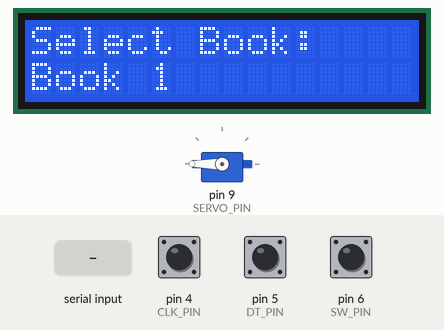
Recording of a sketch running on a simulated Arduino Uno, built with avr-gcc and run on an emulated ATmega328P. On the bench: 16×2 character LCD, servo. The test bench sets the inputs (shaded band); at power-on: pin 6 (SW_PIN) HIGH, pin 4 (CLK_PIN) HIGH, pin 5 (DT_PIN) HIGH. What the sketch prints to the serial monitor is not drawn.

Above: at 1.3 s.
1.4 s: "F1\n" received over the second serial link
At 2.5 s:
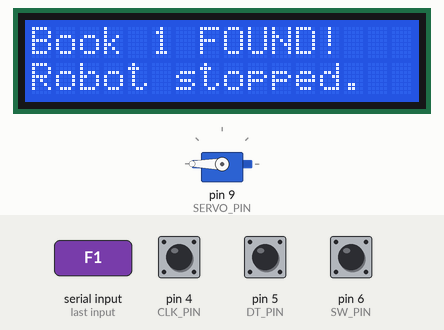
4.4 s: pin 6 (SW_PIN) pulled LOW for 3.2 s
At 7.1 s:
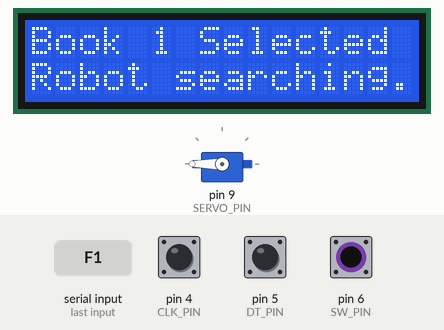
9.1 s: "A1\n" received over the second serial link
At 9.9 s:
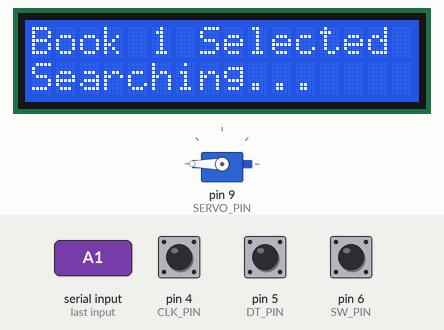
10.6 s: "N\n" received over the second serial link
At 11.1 s:
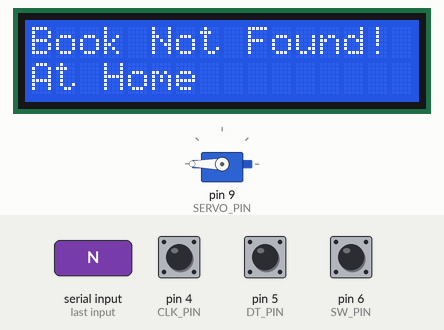
13.6 s: "F,45\n" received over the second serial link
At 16.4 s:
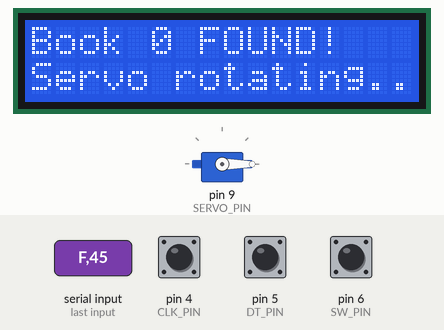
16.6 s: "A,45\n" received over the second serial link
At 19.6 s:
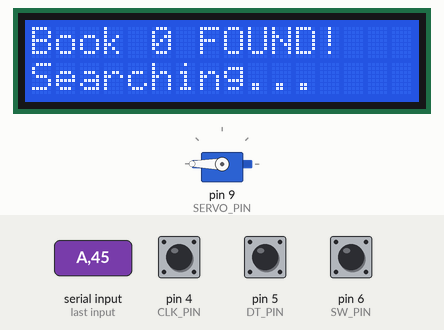
Timing chart, 0 to 20.6 s (numbered marks = the images above; inputs shaded):
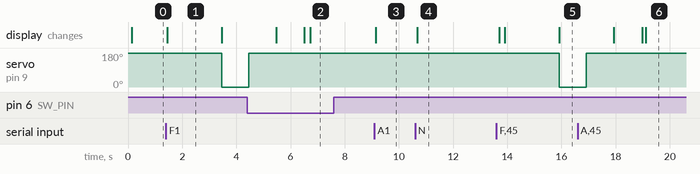

Measured:
- after the input at 1.4 s, servo on pin 9 (SERVO_PIN): 180° → 0° after 2.1 s; the display: changes at once (image 1)
- after the input at 4.4 s, the display: first differs from a run without the input after 2.1 s (image 2 shows a later state)
- after the input at 9.1 s, the display: changes after 0.05 s (image 3)
- after the input at 10.6 s, the display: changes after 0.08 s (image 4)
- after the input at 13.6 s, servo on pin 9 (SERVO_PIN): 180° → 0° after 2.3 s; the display: first differs from a run without the input after 0.31 s (image 5 shows a later state)
- after the input at 16.6 s, the display: first differs from a run without the input after 2.5 s (image 6)
- what the display in image 1 shows lasts 2.1 s, from 1.4 s to 3.5 s

The sketch:

Slave_BookSelector_Serial.ino
```cpp
// SLAVE ARDUINO - Book Selection Interface
// This Arduino handles the LCD, Rotary Encoder, and book selection
// Sends selected book number to Master Arduino via Serial (TX/RX)

#include <Wire.h>
#include <LiquidCrystal_I2C.h>
#include <SoftwareSerial.h>
#include <Servo.h>

// Software Serial for communication with Master
// RX on Slave = TX on Master, TX on Slave = RX on Master
#define SLAVE_RX 2  // Connect to Master TX
#define SLAVE_TX 3  // Connect to Master RX

// Rotary Encoder Pins (moved to avoid conflict)
#define CLK_PIN 4
#define DT_PIN 5
#define SW_PIN 6

// Servo Motor Pin
#define SERVO_PIN 9  // PWM pin for SG92R servo

// LCD Instance (Address 0x27 for 16x2 display, change to 0x3F if needed)
LiquidCrystal_I2C lcd(0x27, 16, 2);

// Software Serial Instance
SoftwareSerial masterSerial(SLAVE_RX, SLAVE_TX);

// Servo Instance
Servo bookServo;

// Rotary encoder variables
int currentStateCLK;
int lastStateCLK;
int selectedBook = 1; // Currently selected book (1-6)
int sentBook = 0;     // Last book sent to master
bool bookSent = false;

// Button debounce variables
unsigned long lastButtonPress = 0;
const unsigned long debounceDelay = 200;

// Status tracking
bool waitingForConfirmation = false;
unsigned long confirmationTimeout = 0;
const unsigned long CONFIRMATION_TIMEOUT = 60000; // 60 seconds timeout
bool bookCompleted = false; // Track if book was found and servo completed

void setup() {
  Serial.begin(9600); // For debugging
  masterSerial.begin(9600); // For communication with Master

  // Initialize LCD
  lcd.init();
  lcd.backlight();

  // Initialize Servo
  bookServo.attach(SERVO_PIN);
  bookServo.write(180); // Set to initial position (180 degrees)

  // Initialize Rotary Encoder
  pinMode(CLK_PIN, INPUT_PULLUP);  // Changed to INPUT_PULLUP
  pinMode(DT_PIN, INPUT_PULLUP);   // Changed to INPUT_PULLUP
  pinMode(SW_PIN, INPUT_PULLUP);

  // Small delay for pin stabilization
  delay(50);

  // Read the initial state of CLK
  lastStateCLK = digitalRead(CLK_PIN);

  // Display initial message
  lcd.setCursor(0, 0);
  lcd.print("Select Book:");
  lcd.setCursor(0, 1);
  lcd.print("Book ");
  lcd.print(selectedBook);

  Serial.println("Slave Arduino - Book Selector Ready!");
  Serial.println("Use rotary encoder to select a book, press button to confirm.");
}

void loop() {
  // Check for incoming data from Master
  checkMasterResponse();

  // Check for manual reset button press (after book completed)
  checkResetButton();

  // Debug output - print status every 2 seconds
  static unsigned long lastDebug = 0;
  if (millis() - lastDebug > 2000) {
    Serial.print("Status - bookSent: ");
    Serial.print(bookSent);
    Serial.print(" | waitingForConfirmation: ");
    Serial.print(waitingForConfirmation);
    Serial.print(" | selectedBook: ");
    Serial.println(selectedBook);
    lastDebug = millis();
  }

  // If waiting for confirmation from master (after book found)
  if (waitingForConfirmation) {
    if (millis() - confirmationTimeout > CONFIRMATION_TIMEOUT) {
      // Timeout - reset
      resetSelection();
    }
    return; // Don't process encoder/button while waiting
  }

  // If book has been sent, wait for it to be processed
  if (bookSent) {
    // Could add a timeout here if needed
    delay(100);
    return;
  }

  // Normal operation - handle encoder and button
  handleRotaryEncoder();
  handleButtonPress();
}

void handleRotaryEncoder() {
  // Read the current state of CLK
  currentStateCLK = digitalRead(CLK_PIN);

  // Debug: Print raw pin states occasionally
  static unsigned long lastPinDebug = 0;
  if (millis() - lastPinDebug > 500) {
    Serial.print("CLK: ");
    Serial.print(currentStateCLK);
    Serial.print(" | DT: ");
    Serial.print(digitalRead(DT_PIN));
    Serial.print(" | lastCLK: ");
    Serial.println(lastStateCLK);
    lastPinDebug = millis();
  }

  // Only detect on rising edge (LOW to HIGH transition) - FIXED!
  if (currentStateCLK != lastStateCLK && currentStateCLK == HIGH) {
    Serial.println(">>> CLK RISING EDGE DETECTED! <<<");

    // Small delay for debouncing
    delay(2);

    // If DT state is different from CLK state - rotating clockwise
    if (digitalRead(DT_PIN) != currentStateCLK) {
      selectedBook++;
      if (selectedBook > 6) {
        selectedBook = 1; // Wrap around to 1
      }
      Serial.print("Clockwise → ");
    } else {
      // Rotating counter-clockwise
      selectedBook--;
      if (selectedBook < 1) {
        selectedBook = 6; // Wrap around to 6
      }
      Serial.print("Counter-clockwise → ");
    }

    // Update LCD
    updateLCD();

    Serial.print("Selected Book: ");
    Serial.println(selectedBook);
  }

  // Save the last CLK state
  lastStateCLK = currentStateCLK;
}

void handleButtonPress() {
  // Read button state (active LOW with pull-up)
  int buttonState = digitalRead(SW_PIN);

  // Check if button is pressed and debounce
  if (buttonState == LOW && (millis() - lastButtonPress > debounceDelay)) {
    lastButtonPress = millis();

    // Send book selection to master
    sentBook = selectedBook;
    bookSent = true;

    // Update LCD
    lcd.clear();
    lcd.setCursor(0, 0);
    lcd.print("Book ");
    lcd.print(sentBook);
    lcd.print(" Selected");
    lcd.setCursor(0, 1);
    lcd.print("Robot searching..");

    Serial.print("Sending Book ");
    Serial.print(sentBook);
    Serial.println(" to Master Arduino...");

    // Send to Master via Serial
    Serial.println("DEBUG: Sending via SoftwareSerial...");
    masterSerial.print("S");
    masterSerial.println(sentBook); // Format: "S1" to "S6"
    Serial.print("DEBUG: Sent 'S");
    Serial.print(sentBook);
    Serial.println("' to Master");

    waitingForConfirmation = true;
    confirmationTimeout = millis();
  }
}

void checkMasterResponse()
{
  if (masterSerial.available() > 0) {
    Serial.println("DEBUG: Data available from Master!");
    String response = masterSerial.readStringUntil('\n');
    response.trim();

    Serial.print("DEBUG: Received from Master: '");
    Serial.print(response);
    Serial.println("'");

    if (response.startsWith("F")) { // 'F' for Found
      // Format: "F1" to "F6"
      int bookNum = response.substring(1).toInt();

      // Display success message
      lcd.clear();
      lcd.setCursor(0, 0);
      lcd.print("Book ");
      lcd.print(bookNum);
      lcd.print(" FOUND!");
      lcd.setCursor(0, 1);
      lcd.print("Robot stopped.");

      Serial.print("Master confirmed: Book ");
      Serial.print(bookNum);
      Serial.println(" found!");

      delay(2000);

      // Activate servo - rotate from 180 to 0 and back
      lcd.setCursor(0, 1);
      lcd.print("Servo rotating..");
      Serial.println("Activating servo: rotating to 0 degrees");

      bookServo.write(0); // Rotate to 0 degrees
      delay(1000); // Wait for servo to complete movement

      Serial.println("Servo: rotating back to 180 degrees");
      bookServo.write(180); // Rotate back to 180 degrees
      delay(1000); // Wait for servo to complete movement

      lcd.setCursor(0, 1);
      lcd.print("Servo complete! ");
      Serial.println("Servo operation complete");
      delay(1000);

      // Mark as completed - system can now be reset by button press
      bookCompleted = true;
      waitingForConfirmation = false; // Allow button checking

      lcd.setCursor(0, 1);
      lcd.print("Press to reset  ");

      // Wait for Master to send reset signal
      // (Master will send 'R' after 30 second stop)
    }
    else if (response.startsWith("A")) { // 'A' for Acknowledge
      // Format: "A1" to "A6"
      int bookNum = response.substring(1).toInt();

      Serial.print("Master acknowledged Book ");
      Serial.println(bookNum);

      // Update LCD to show robot is searching
      lcd.setCursor(0, 1);
      lcd.print("Searching...    ");
    }
    else if (response == "N") { // 'N' for Not found
      Serial.println("Master: Book not found - returned to Home");

      // Display not found message
      lcd.clear();
      lcd.setCursor(0, 0);
      lcd.print("Book Not Found!");
      lcd.setCursor(0, 1);
      lcd.print("At Home         ");

      delay(3000);

      // Reset to selection screen
      resetSelection();
    }
    else if (response == "R") { // 'R' for Reset/Ready
      Serial.println("Master ready for next selection");
      resetSelection();
    }
  }
}

void resetSelection() {
  bookSent = false;
  waitingForConfirmation = false;
  bookCompleted = false;
  sentBook = 0;
  selectedBook = 1;

  lcd.clear();
  lcd.setCursor(0, 0);
  lcd.print("Select Book:");
  lcd.setCursor(0, 1);
  lcd.print("Book ");
  lcd.print(selectedBook);

  Serial.println("----------------------------");
  Serial.println("Ready for next selection...");
}

void checkResetButton() {
  // Only check for reset if book has been completed
  if (!bookCompleted) {
    return;
  }

  // Read button state (active LOW with pull-up)
  int buttonState = digitalRead(SW_PIN);

  // Check if button is pressed and debounce
  if (buttonState == LOW && (millis() - lastButtonPress > debounceDelay)) {
    lastButtonPress = millis();

    Serial.println("Reset button pressed - restarting system");

    // Send reset command to Master
    masterSerial.println("R");
    Serial.println("Sent reset command to Master");

    // Reset local state
    resetSelection();
  }
}

void updateLCD() {
  lcd.setCursor(0, 1);
  lcd.print("Book ");
  lcd.print(selectedBook);
  lcd.print("  "); // Clear any extra characters
}
```
